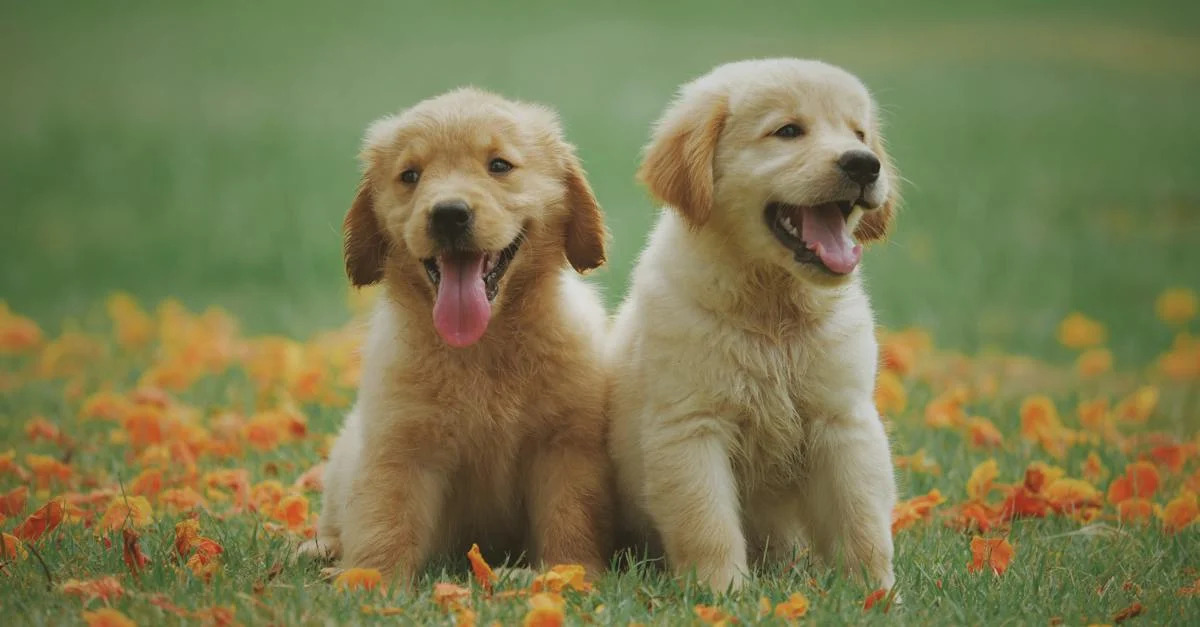
#> input picture Labrador.jpg, 1200 x 627 px, found by its file name
$ jupyter execute --allow-errors edgesTextures.ipynb   (shell and % lines are left out)
#> lines starting #> are read from the running program, lines starting #| are printed output that depends on the picture
[cell 1]
import pandas as pd
import numpy as np
import matplotlib.pyplot as plt

from skimage.io import imread, imshow
#> (the rest of this cell did not finish here and is left out)

#> (a cell that did not finish here is left out)

[cell 3]
image = imread('/home/nmit/Downloads/Labrador.jpg')
#> image is the input picture: shape (627, 1200, 3); mean R, G, B 124.2, 123.4, 80.2
imshow(image)

[cell 4]
print(image.shape)
#| (627, 1200, 3)

[cell 5]
image = imread('/home/nmit/Downloads/Labrador.jpg', as_gray=True)
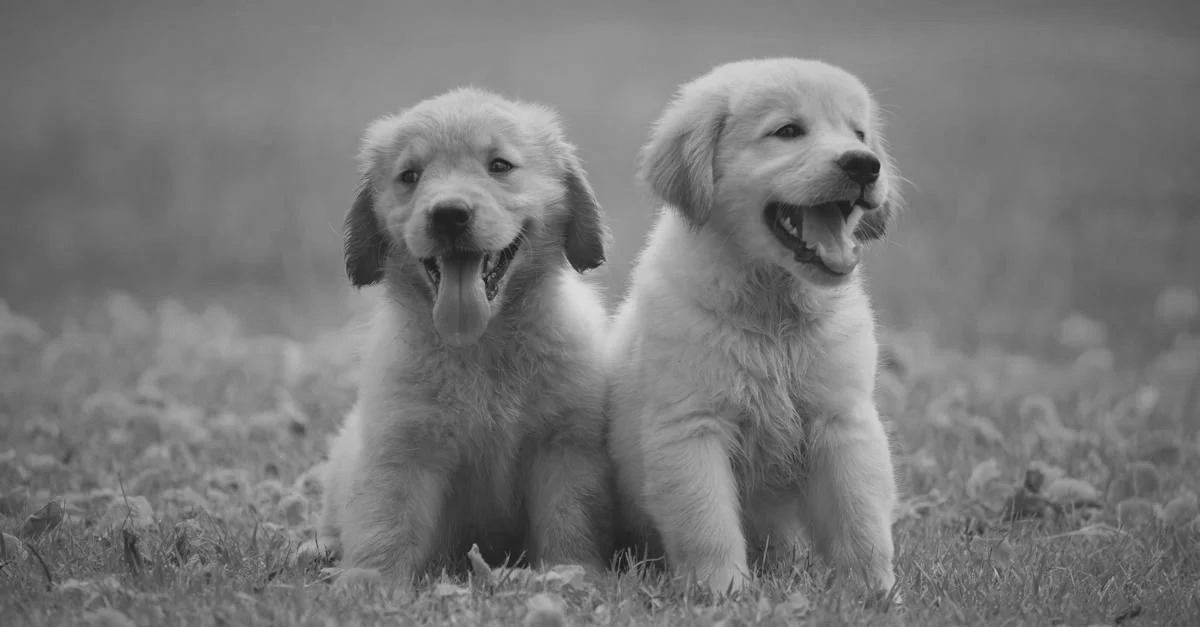
#> image: shape (627, 1200) float64; min 0.0783, max 0.868, mean 0.472
image.shape, imshow(image)

[cell 6]
print(image.shape)
#| (627, 1200)

[cell 7]
image

[cell 8]
#Find the pixel features
feature = np.reshape(image, (627*1200))
feature.shape
#> Out = (752400,)

[cell 9]
feature

[cell 10]
# the Mean pixel value in channel
image = imread('/home/nmit/Downloads/Labrador.jpg')
imshow(image)

[cell 11]
print(image.shape)
#| (627, 1200, 3)

[cell 12]
image

[cell 13]
image = imread('/home/nmit/Downloads/Labrador.jpg')
feature_matrix_image = np.zeros((627,1200))
feature_matrix_image

[cell 14]
feature_matrix_image.shape

[cell 15]
for i in range(0,image.shape[0]):

    for j in range(0,image.shape[1]):

        feature_matrix_image[i][j] = ((int(image[i,j,0]) + int(image[i,j,1]) + int(image[i,j,2]))/3)

[cell 16]
feature_matrix_image

[cell 17]
feature_matrix_image.shape
#> Out = (627, 1200)

[cell 18]
#To convert the matrix into a 1D array we will use the Numpy library
feature_sample = np.reshape(feature_matrix_image, (627*1200))
feature_sample

[cell 19]
feature_sample.shape
#> Out = (752400,)

[cell 20]
# extract edge features
#importing the required libraries
from skimage.filters import prewitt_h,prewitt_v

#reading the image
image = imread('/home/nmit/Downloads/Labrador.jpg',as_gray=True)

#calculating horizontal edges using prewitt kernel
edges_prewitt_horizontal = prewitt_h(image)
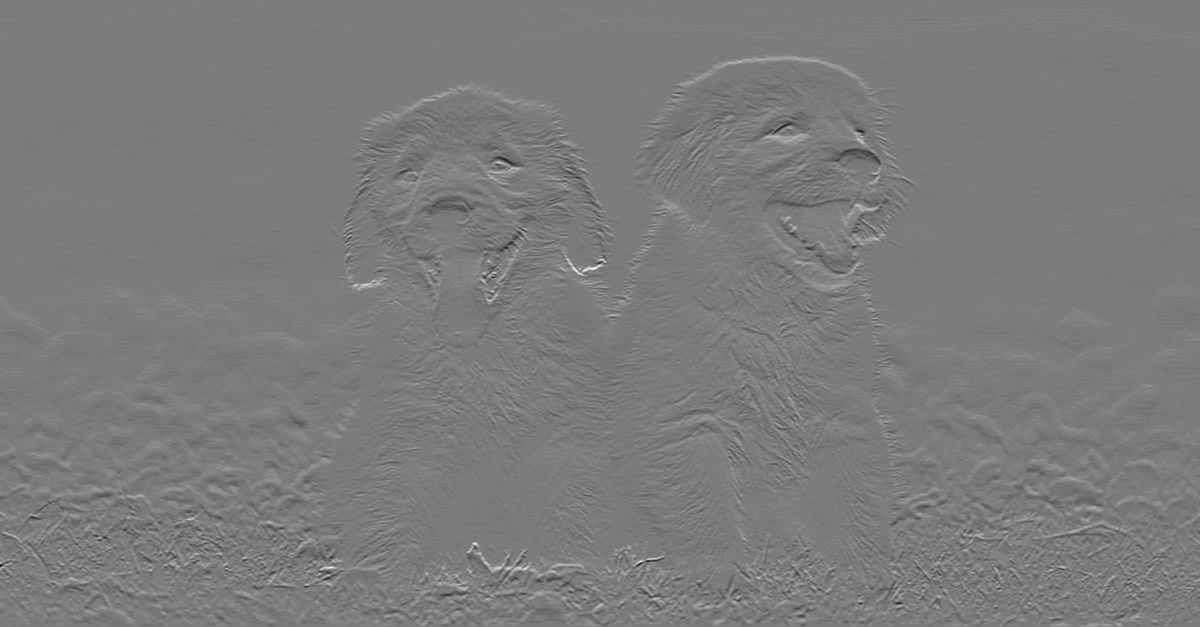
#> edges_prewitt_horizontal: shape (627, 1200) float64; min -0.377, max 0.399, mean -1.78e-05; drawn with min black and max white
#calculating vertical edges using prewitt kernel
edges_prewitt_vertical = prewitt_v(image)
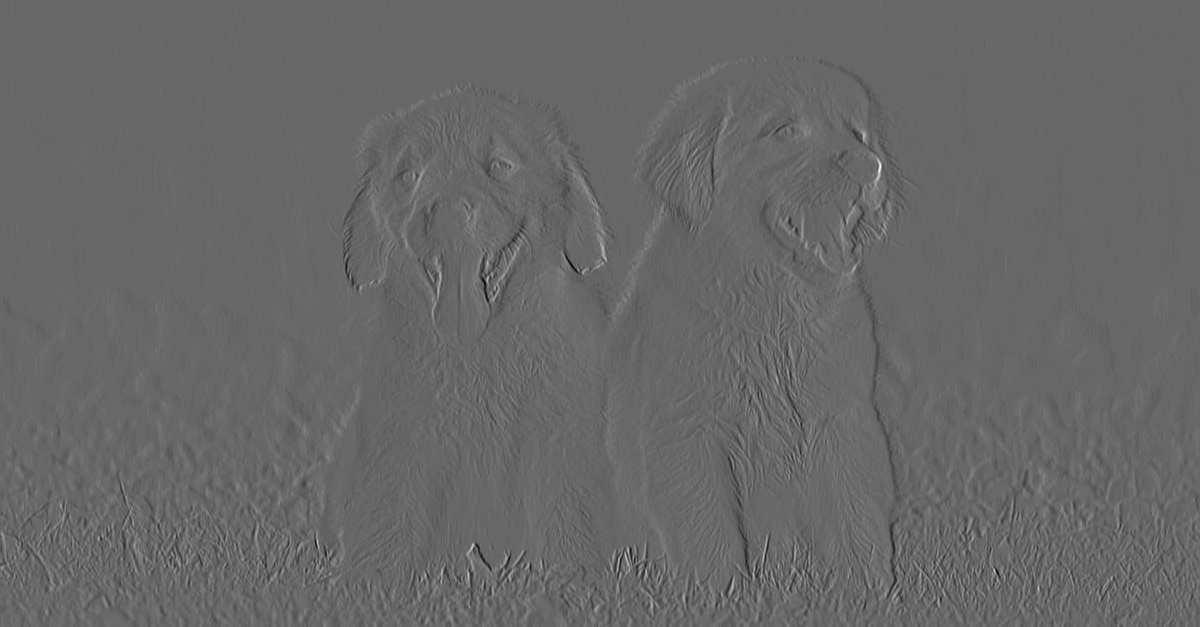
#> edges_prewitt_vertical: shape (627, 1200) float64; min -0.398, max 0.578, mean 1.22e-05; drawn with min black and max white

imshow(edges_prewitt_vertical, cmap='gray')

$ run again, with house.jpg copied over Labrador.jpg
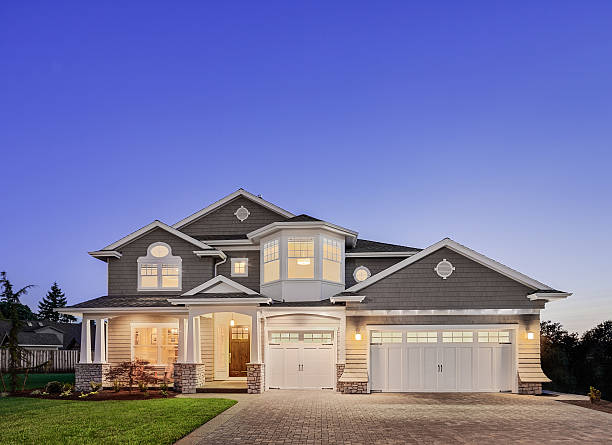
#> input picture house.jpg, 612 x 445 px, found by its file name
#> image is the input picture: shape (445, 612, 3); mean R, G, B 118.3, 119.7, 164
#| (445, 612, 3)
#> image: shape (445, 612) float64
#| (445, 612)
#| (445, 612, 3)
#> after the loop `for i in range(0,image.shape[0]):`:
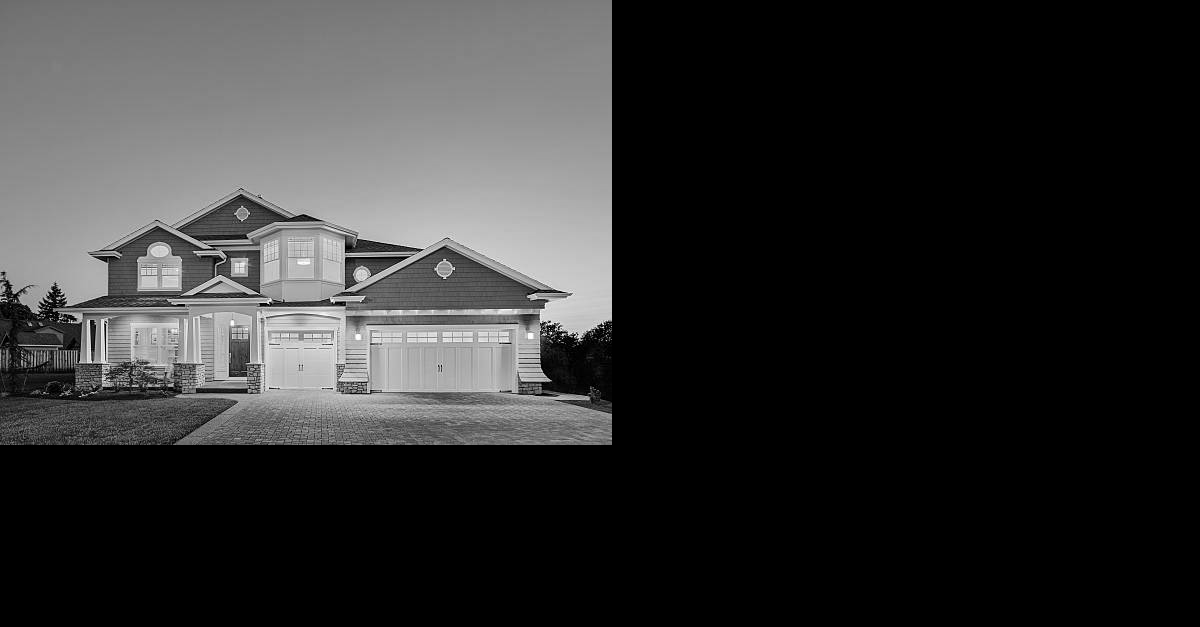
#> feature_matrix_image: shape (627, 1200) float64; min 0, max 255, mean 48.5
#> `edges_prewitt_vertical = prewitt_v(image)`:
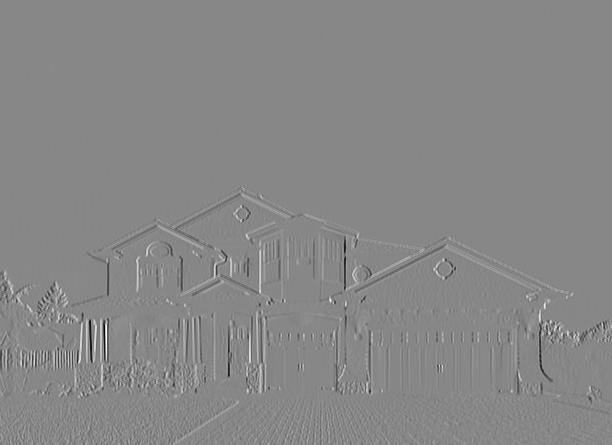
#> edges_prewitt_vertical: shape (445, 612) float64; min -0.955, max 0.842, mean 0.000321; drawn with min black and max white
